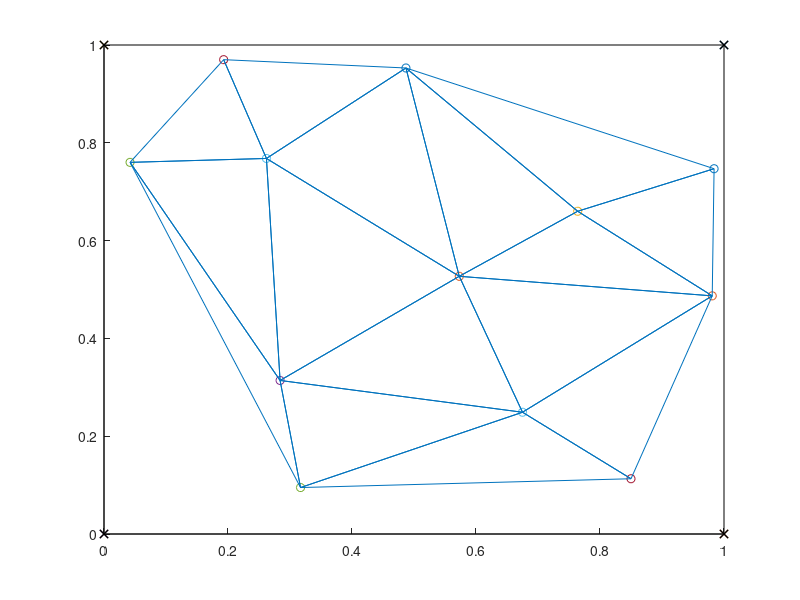

Recreate this plot in MATLAB.
clear;
%load 'Graph_250869629.txt'
%%ADD TWO node 
%Graph_250869629(26,1)=0.7115
%Graph_250869629(26,2)=0.2085
%Graph_250869629(27,1)=0.23
%Graph_250869629(27,2)=0.4405
node = [0.317 0.095;0.675 0.249;0.85 0.113;0.487 0.953;0.981 0.487;0.764 0.66;0.284 0.314;0.042 0.76;0.262 0.768;0.193 0.97;0.984 0.747;0.573 0.527]; 

numNodes = 12; 
CommR = 0.3;
SensR= 0.3; 
for i=1:numNodes 
%    node(i,1)=Graph_250869629(i,1)
%    x(i)= Graph_250869629(i,1)
    x(i)= node(i,1)
%    node(i,2)=Graph_250869629(i,2)
    y(i)=node(i,2)
end

figure()
hold on
    scatter(1,1,'x')
    scatter(1,0,'x')
    scatter(0,1,'x')
    scatter(0,0,'x')
    plot([1 0],[1 1],'k-x')
    plot([0 1],[0 0],'k-x')
    plot([1 1],[0 1],'k-x')
    plot([0 0],[1 0],'k-x')
for i=1:numNodes 
    scatter(node(i,1),node(i,2),'o')
end

 DT= delaunay(x,y)
 triplot(DT,x,y);

